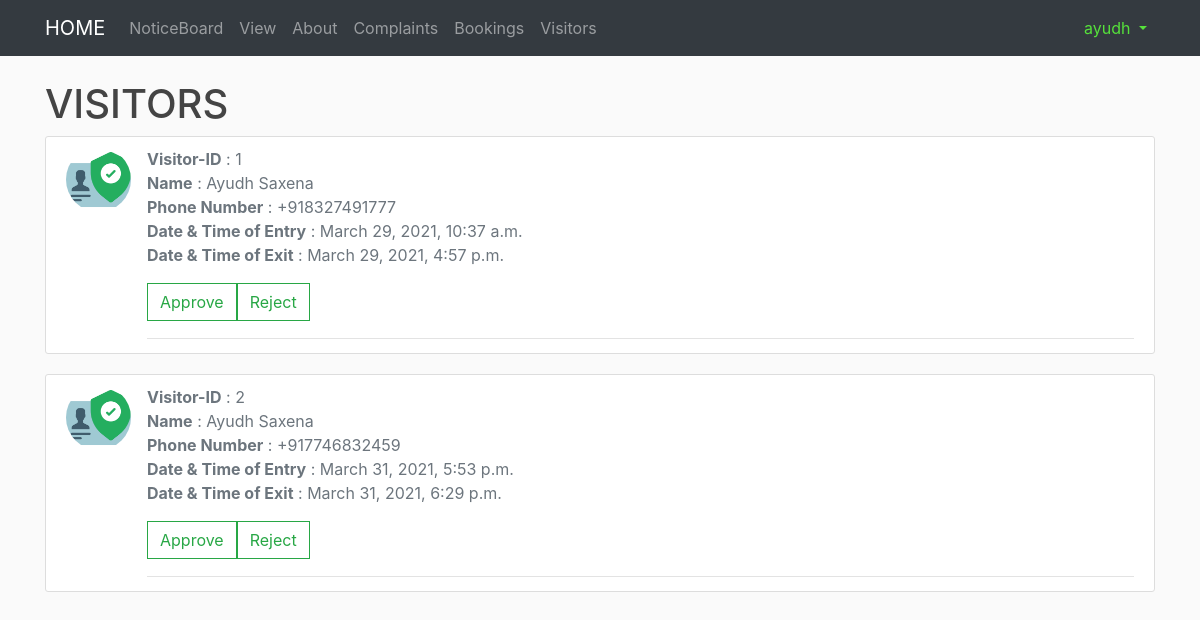
Before: /visitors-display/ (signed in) with the older database file.
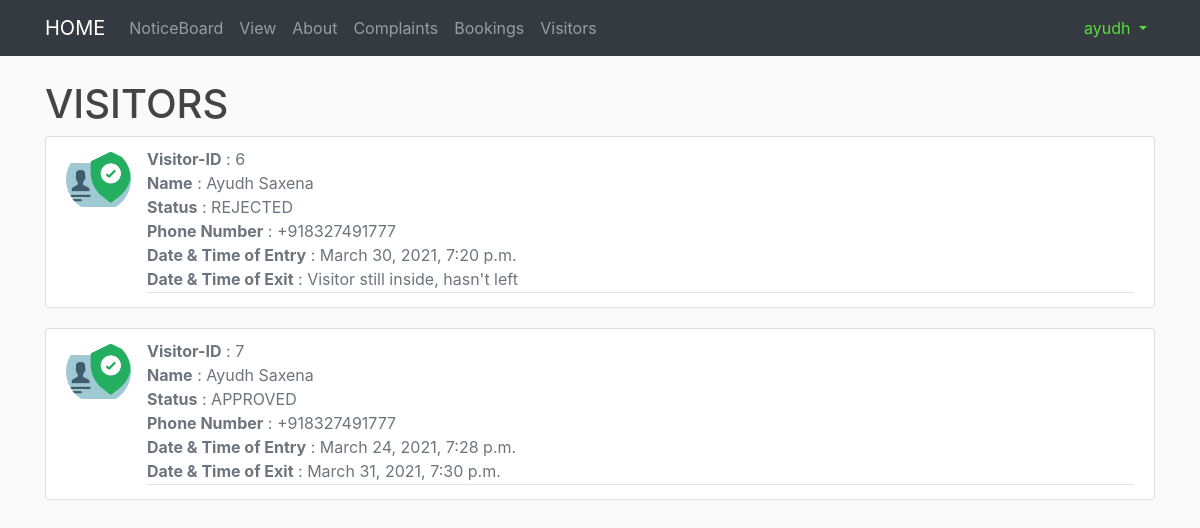
After: the same page with the newer database file.
### visitors/models.py (models this page shows, shortened)
class Visitor(models.Model) :
	WAITING = 'WAIT'
	APPROVED = 'APRV'
	REJECTED = 'REJC'
	status_choices = [
		(WAITING, 'WAITING FOR APPROVAL'),
		(APPROVED, 'APPROVED'),
		(REJECTED, 'REJECTED'),
	]
	visitor_id = models.AutoField(primary_key = True)
	user_id = models.ForeignKey(Resident,on_delete = models.CASCADE)
	fname = models.CharField(max_length = 20)
	lname = models.CharField(max_length = 20, null = True)
	status = models.CharField(max_length = 4,choices = status_choices, null = True)
	phone = PhoneNumberField(blank=True, help_text='Contact phone number')
	datetime_entry = models.DateTimeField(null = True)
	datetime_exit = models.DateTimeField(null = True)

### visitors/views.py (the view, shortened to what this page needs)
# urls.py: path('visitors-display/', views.visitors_display_view.as_view(), name='visitors_display'),
class visitors_display_view(generic.ListView) :
	model = Visitor
	template_name = 'visitors/visitors_display.html'
	context_object_name = 'visitors_list'
	def get_queryset(self) :
		user_id = self.request.user.id
		return Visitor.objects.filter(user_id__exact = user_id)
	def get_context_data(self, **kwargs):
	    context = super().get_context_data(**kwargs)
	    return context

### visitors/templates/visitors/visitors_display.html (shortened to what this page needs)
{% extends 'base.html' %}
{% load static %}
{% block content %}
<!DOCTYPE html>
<html>
  <head>
  	<link rel="stylesheet" href="{% static 'table.css' %}">
  </head>
  <body>
    <h1>VISITORS</h1>
        {% if visitors_list %}
        {% for visitor in visitors_list %}
        <article class="media content-section">
        <img class = "rounded-circle article-img" src = "/static/visitor.png">
        <div class="media-body">
          <div class="article-metadata">
            <medium class="text-muted"><b>Visitor-ID</b> : {{ visitor.visitor_id }}</br></medium>
            <medium class="text-muted"><b>Name</b> : {{ visitor.fname }} {{visitor.lname }} </br></medium>
            {% if visitor.status %}
            <medium class="text-muted"><b>Status</b> : {{ visitor.get_status_display }}</br></medium>
            {% endif %}
            <medium class="text-muted"><b>Phone Number</b> : {{ visitor.phone }} </br></medium>
            <medium class="text-muted"><b>Date & Time of Entry</b> : {{ visitor.datetime_entry }}</br></medium>
            <medium class="text-muted"><b>Date & Time of Exit</b> :
            {% if visitor.datetime_exit %}
            {{ visitor.datetime_exit }}
            {% else %}
            Visitor still inside, hasn't left
            {% endif %}
            </br></medium>
            {% if visitor.status == None %}
            <form class="form-inline my-2 my-lg-3" method = "post" action="{% url 'visitors:visitors_display' %}">
              <button  class="btn btn-outline-success my-2 my-sm-0" type = "submit" name = "status" value = 'APRV'>Approve
              </button>
              <button class="btn btn-outline-success my-2 my-sm-0" type = "submit" name = "status" value = 'REJC'>Reject
              </button>
            </form>
            {% endif %}
          </div>
        </div>
        </article>
      {% endfor %}
      {% else %}
      <h3>There are no visitors :(</h3>
      {% endif %}
  </body>
</html>
{% endblock %}

Changed rows visible on the page:
removed Visitor: visitor_id "1", fname "Ayudh", lname "Saxena", phone "+918327491777", datetime_entry "March 29, 2021, 10:37 a.m.", datetime_exit "March 29, 2021, 4:57 p.m."
removed Visitor: visitor_id "2", fname "Ayudh", lname "Saxena", phone "+917746832459", datetime_entry "March 31, 2021, 5:53 p.m.", datetime_exit "March 31, 2021, 6:29 p.m."
added Visitor: visitor_id "6", fname "Ayudh", lname "Saxena", status "REJECTED", phone "+918327491777", datetime_entry "March 30, 2021, 7:20 p.m.", shows "Visitor still inside, hasn't left"
added Visitor: visitor_id "7", fname "Ayudh", lname "Saxena", status "APPROVED", phone "+918327491777", datetime_entry "March 24, 2021, 7:28 p.m.", datetime_exit "March 31, 2021, 7:30 p.m."
